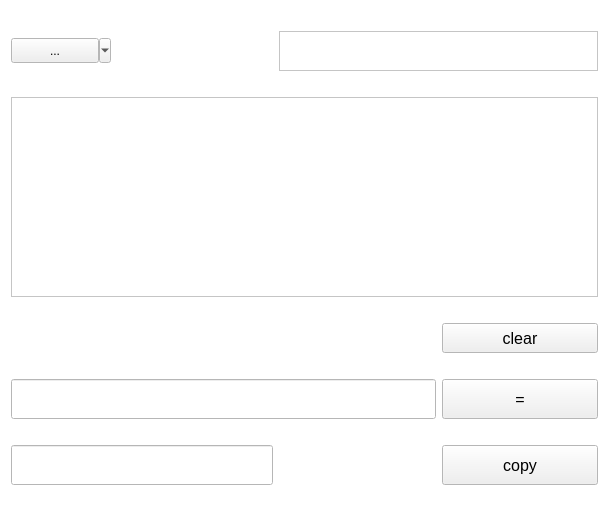
<?xml version="1.0" encoding="UTF-8"?>
<ui version="4.0">
 <class>standartVisualCalculator</class>
 <widget class="QMainWindow" name="standartVisualCalculator">
  <property name="geometry">
   <rect>
    <x>0</x>
    <y>0</y>
    <width>609</width>
    <height>518</height>
   </rect>
  </property>
  <property name="minimumSize">
   <size>
    <width>300</width>
    <height>400</height>
   </size>
  </property>
  <property name="palette">
   <palette>
    <active>
     <colorrole role="WindowText">
      <brush brushstyle="SolidPattern">
       <color alpha="255">
        <red>0</red>
        <green>0</green>
        <blue>0</blue>
       </color>
      </brush>
     </colorrole>
     <colorrole role="Window">
      <brush brushstyle="SolidPattern">
       <color alpha="255">
        <red>255</red>
        <green>255</green>
        <blue>255</blue>
       </color>
      </brush>
     </colorrole>
    </active>
    <inactive>
     <colorrole role="WindowText">
      <brush brushstyle="SolidPattern">
       <color alpha="255">
        <red>0</red>
        <green>0</green>
        <blue>0</blue>
       </color>
      </brush>
     </colorrole>
     <colorrole role="Window">
      <brush brushstyle="SolidPattern">
       <color alpha="255">
        <red>255</red>
        <green>255</green>
        <blue>255</blue>
       </color>
      </brush>
     </colorrole>
    </inactive>
    <disabled>
     <colorrole role="Base">
      <brush brushstyle="SolidPattern">
       <color alpha="255">
        <red>255</red>
        <green>255</green>
        <blue>255</blue>
       </color>
      </brush>
     </colorrole>
     <colorrole role="Window">
      <brush brushstyle="SolidPattern">
       <color alpha="255">
        <red>255</red>
        <green>255</green>
        <blue>255</blue>
       </color>
      </brush>
     </colorrole>
    </disabled>
   </palette>
  </property>
  <property name="tabletTracking">
   <bool>false</bool>
  </property>
  <property name="windowTitle">
   <string>VisualCalculator</string>
  </property>
  <property name="autoFillBackground">
   <bool>true</bool>
  </property>
  <widget class="QWidget" name="centralWidget">
   <layout class="QHBoxLayout" name="horizontalLayout_4">
    <item>
     <layout class="QHBoxLayout" name="mainHorizontalLaout">
      <item>
       <layout class="QGridLayout" name="mainGrid">
        <item row="0" column="2" colspan="2">
         <widget class="QListWidget" name="historyList">
          <property name="sizePolicy">
           <sizepolicy hsizetype="Minimum" vsizetype="Minimum">
            <horstretch>0</horstretch>
            <verstretch>0</verstretch>
           </sizepolicy>
          </property>
          <property name="minimumSize">
           <size>
            <width>0</width>
            <height>40</height>
           </size>
          </property>
          <property name="contextMenuPolicy">
           <enum>Qt::NoContextMenu</enum>
          </property>
          <property name="lineWidth">
           <number>10</number>
          </property>
          <property name="midLineWidth">
           <number>10</number>
          </property>
          <property name="autoScroll">
           <bool>false</bool>
          </property>
          <property name="autoScrollMargin">
           <number>8</number>
          </property>
          <property name="showDropIndicator" stdset="0">
           <bool>false</bool>
          </property>
          <property name="sortingEnabled">
           <bool>false</bool>
          </property>
         </widget>
        </item>
        <item row="2" column="3">
         <widget class="QPushButton" name="clearBtn">
          <property name="minimumSize">
           <size>
            <width>60</width>
            <height>30</height>
           </size>
          </property>
          <property name="font">
           <font>
            <pointsize>12</pointsize>
           </font>
          </property>
          <property name="text">
           <string>clear</string>
          </property>
         </widget>
        </item>
        <item row="6" column="3">
         <widget class="QPushButton" name="copyBtn">
          <property name="minimumSize">
           <size>
            <width>60</width>
            <height>40</height>
           </size>
          </property>
          <property name="font">
           <font>
            <pointsize>12</pointsize>
           </font>
          </property>
          <property name="text">
           <string>copy</string>
          </property>
         </widget>
        </item>
        <item row="4" column="0" colspan="3">
         <widget class="QLineEdit" name="lineEdit">
          <property name="minimumSize">
           <size>
            <width>100</width>
            <height>40</height>
           </size>
          </property>
          <property name="text">
           <string/>
          </property>
         </widget>
        </item>
        <item row="0" column="0">
         <widget class="QToolButton" name="menuChoice">
          <property name="sizePolicy">
           <sizepolicy hsizetype="Maximum" vsizetype="Fixed">
            <horstretch>100</horstretch>
            <verstretch>25</verstretch>
           </sizepolicy>
          </property>
          <property name="minimumSize">
           <size>
            <width>100</width>
            <height>25</height>
           </size>
          </property>
          <property name="mouseTracking">
           <bool>true</bool>
          </property>
          <property name="focusPolicy">
           <enum>Qt::TabFocus</enum>
          </property>
          <property name="autoFillBackground">
           <bool>false</bool>
          </property>
          <property name="text">
           <string>...</string>
          </property>
          <property name="checkable">
           <bool>true</bool>
          </property>
          <property name="checked">
           <bool>false</bool>
          </property>
          <property name="popupMode">
           <enum>QToolButton::MenuButtonPopup</enum>
          </property>
          <property name="toolButtonStyle">
           <enum>Qt::ToolButtonIconOnly</enum>
          </property>
         </widget>
        </item>
        <item row="4" column="3">
         <widget class="QPushButton" name="equalBtn">
          <property name="minimumSize">
           <size>
            <width>60</width>
            <height>40</height>
           </size>
          </property>
          <property name="font">
           <font>
            <pointsize>12</pointsize>
           </font>
          </property>
          <property name="text">
           <string>=</string>
          </property>
         </widget>
        </item>
        <item row="1" column="0" colspan="4">
         <widget class="QTextEdit" name="textShow">
          <property name="enabled">
           <bool>true</bool>
          </property>
          <property name="minimumSize">
           <size>
            <width>120</width>
            <height>100</height>
           </size>
          </property>
          <property name="maximumSize">
           <size>
            <width>16777215</width>
            <height>200</height>
           </size>
          </property>
          <property name="font">
           <font>
            <pointsize>16</pointsize>
           </font>
          </property>
          <property name="readOnly">
           <bool>true</bool>
          </property>
         </widget>
        </item>
        <item row="6" column="0" colspan="2">
         <widget class="QLineEdit" name="showResult">
          <property name="minimumSize">
           <size>
            <width>0</width>
            <height>40</height>
           </size>
          </property>
          <property name="dragEnabled">
           <bool>false</bool>
          </property>
          <property name="readOnly">
           <bool>true</bool>
          </property>
         </widget>
        </item>
       </layout>
      </item>
     </layout>
    </item>
   </layout>
  </widget>
  <widget class="QMenuBar" name="menuBar">
   <property name="geometry">
    <rect>
     <x>0</x>
     <y>0</y>
     <width>609</width>
     <height>22</height>
    </rect>
   </property>
  </widget>
 </widget>
 <layoutdefault spacing="6" margin="11"/>
 <resources>
  <include location="visualcalculator.qrc"/>
 </resources>
 <connections/>
</ui>
